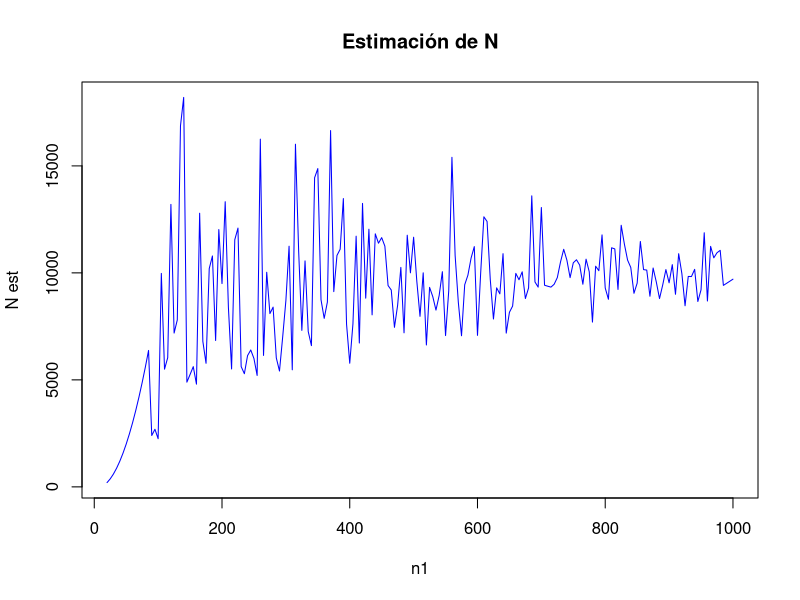
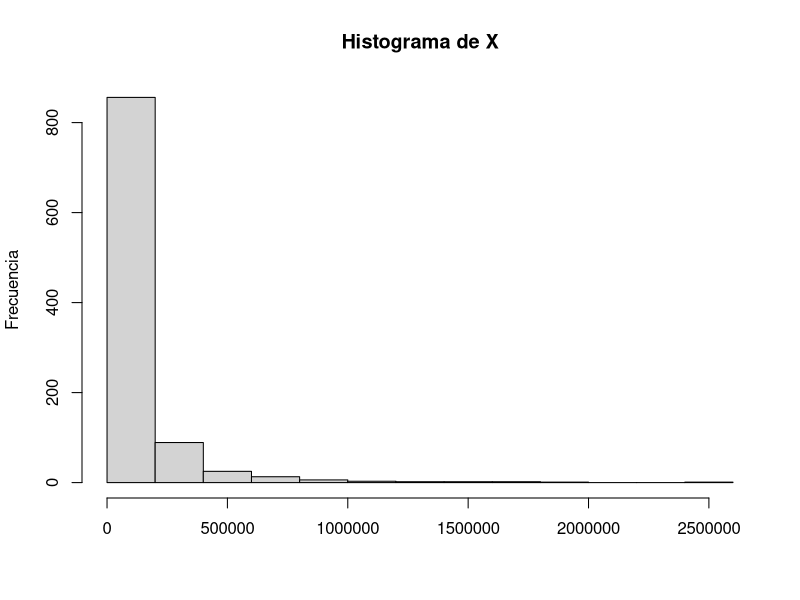
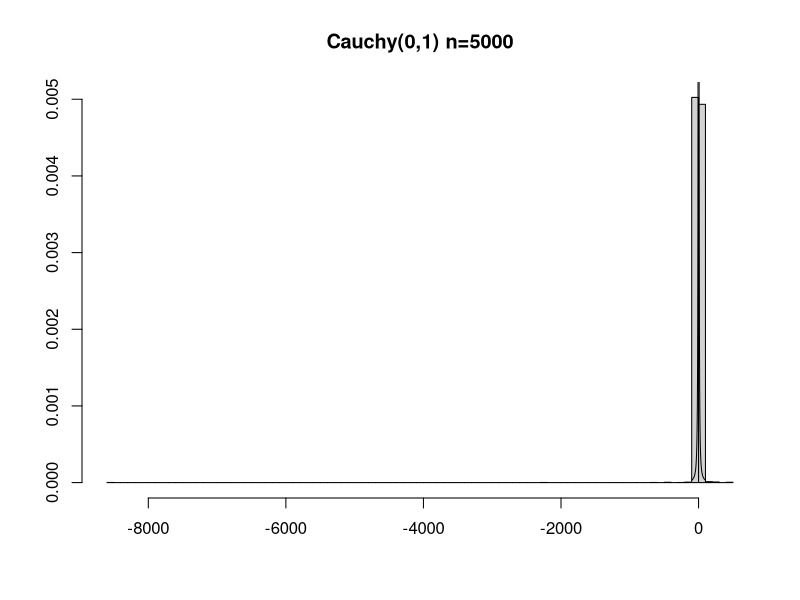
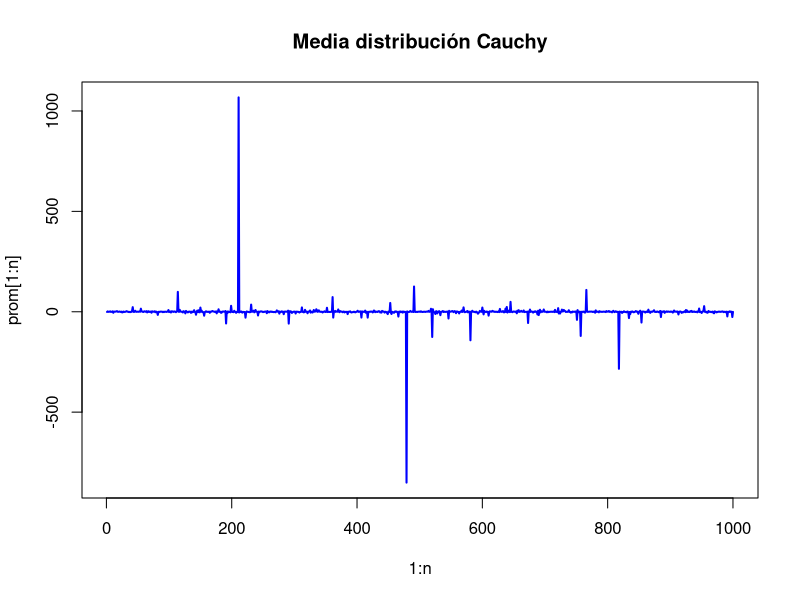
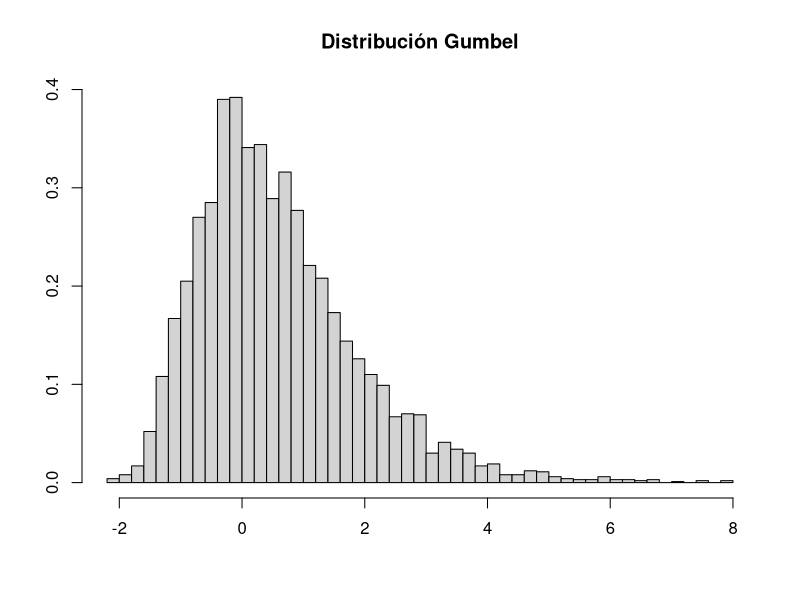
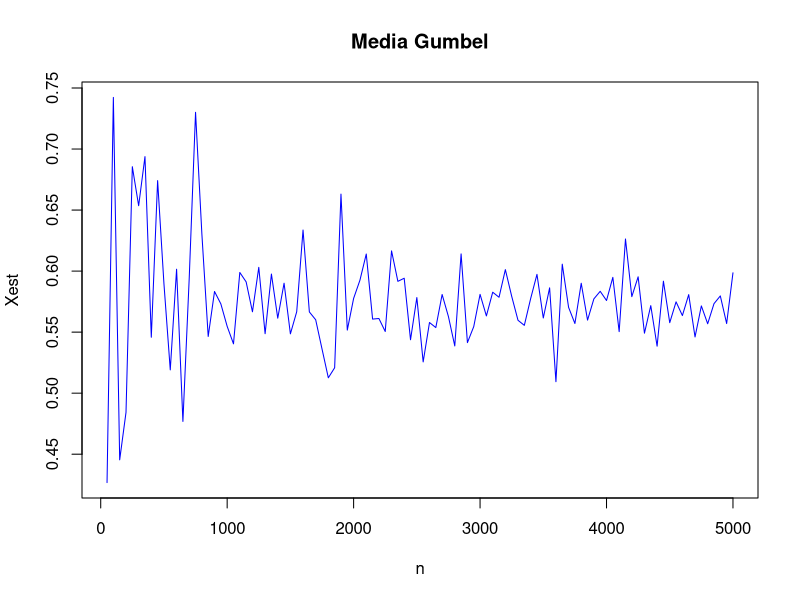
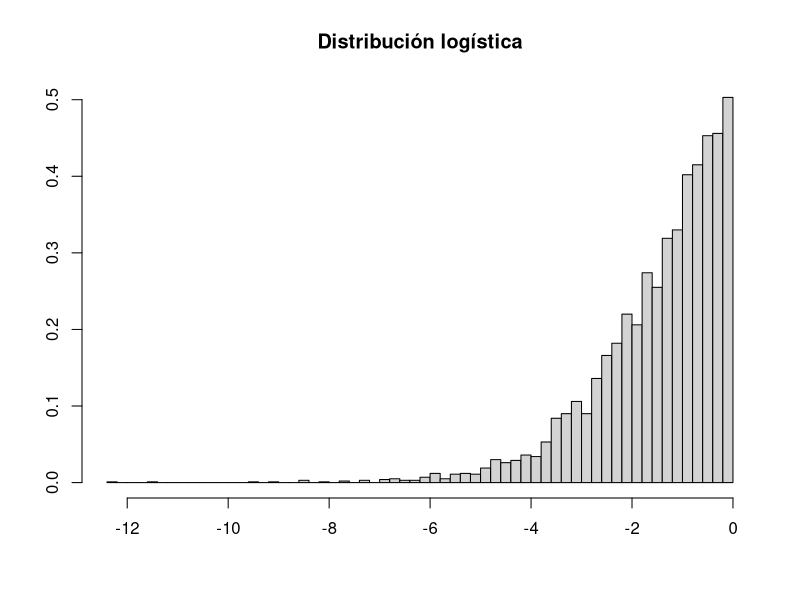
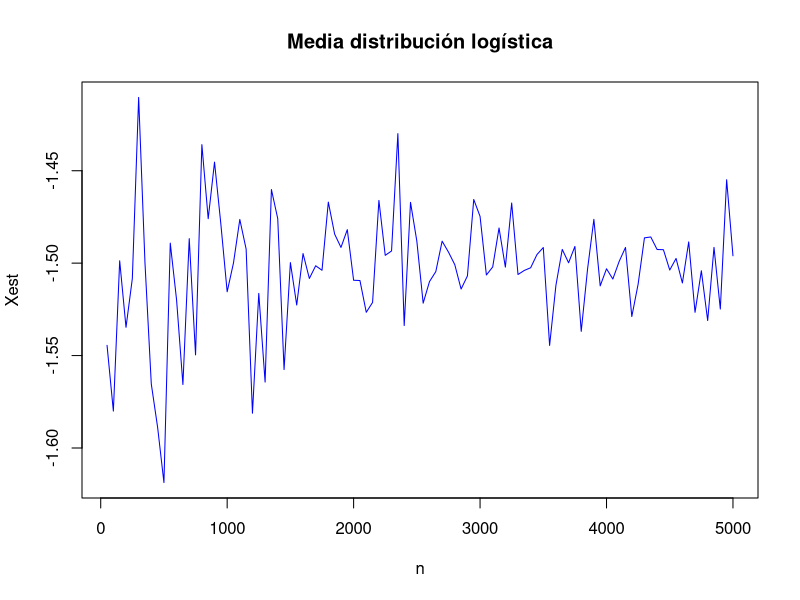

Source code (R) for these figures, in order:
## ---- chunk 1
knitr::opts_chunk$set(echo = TRUE)
## ---- chunk 2
Simulacion_Peces<-function(N,n1,n2){ #Función para simular el proceso de obtener la primera y segunda muestra
  pecesM<-c(rep("M",n1))
  pecesT<-c(pecesM,c(rep("NM",N-n1)))
  muestra2<-sample(pecesT,n2)
  r<-length(subset(muestra2,muestra2=="M"))
  N_est<-(n1*n2)/(r+1) #Ojo aquí consideramos r+1 ya que como no asignamos probabilidades a la muestra, se van a dar casos en los que r=0.
  return(N_est)
}

#Supongamos N=10000, vamos a ver de qué tamaño deben ser n1 y n2 para obtener una buena estimación de N. Además supondremos que n1>n2
N<-10000
n1<-c(seq(20,1000,by=5))
n2<-c(seq(10,990,by=5))

M_est<-c()
for (i in 1:length(n1)){
  M_est[i]<-Simulacion_Peces(N,n1[[i]],n2[[i]])
}

plot(n1[1:length(n1)],M_est[1:length(n1)],type = "l",col="blue",main = "Estimación de N", xlab = "n1",ylab = "N est")
## ---- chunk 3
Pareto_Lomax<-function(a,b,n){
  u<-runif(n)
  Lomax_MA<-c()
  for (i in 1:n) {
  Lomax_MA[i]<-(b*(1-(1-u[[i]])^(1/a)))/((1-u[[i]])^(1/a))
  }
  return(Lomax_MA)
}

hist(Pareto_Lomax(2,125000,1000),main = "Histograma de X",xlab = "",ylab = "Frecuencia")
## ---- chunk 4
registro<-function(activos,prima,n_clientes,prob_reclamo){
registro_activos<-c()
registro_activos[1]<-activos 
for (i in 2:6) {
reclamos<-rbinom(n_clientes,1,prob_reclamo)
monto_reclamos<-Pareto_Lomax(5,125000,sum(reclamos))
registro_activos[i]<-registro_activos[i-1]-sum(monto_reclamos)+n_clientes*prima
if(registro_activos[i-1]<=0){ 
  registro_activos[i]<-0
  }
}
return(registro_activos)
}

activos<-10e6
prima<-5500
n_clientes<-1000
prob_reclamo<-0.1

huella<-matrix(,100,6)
for (i in 1:100) {
  huella[i,]<-registro(activos =activos, prima = prima, n_clientes = n_clientes,prob_reclamo = prob_reclamo)
}

colnames(huella)<-c("z(0)","z(1)","z(2)","z(3)","z(4)","z(5)")
huella<-as.data.frame(huella)
head(huella)

## ---- chunk 5

registro_acc<-function(activos,prima,n_clientes,prob_reclamo){
registro_activos<-c()
registro_activos[1]<-activos 
for (i in 2:6) {
reclamos<-rbinom(n_clientes,1,prob_reclamo)
monto_reclamos<-Pareto_Lomax(5,125000,sum(reclamos))
if(registro_activos[i-1]<=0){
  registro_activos[i:6]<-0
}
else if(registro_activos[i-1]>1000000){
registro_activos[i]<-registro_activos[i-1]-(10e6)-sum(monto_reclamos)+n_clientes*prima
}
else{registro_activos[i]<-registro_activos[i-1]-sum(monto_reclamos)+n_clientes*prima
}
}
return(registro_activos)
}

activos<-10e6
prima<-5500
n_clientes<-1000
prob_reclamo<-0.1

huella<-matrix(,100,6)
for (i in 1:100) {
  huella[i,]<-registro_acc(activos =activos, prima = prima, n_clientes = n_clientes,prob_reclamo = prob_reclamo)
}

colnames(huella)<-c("z(0)","z(1)","z(2)","z(3)","z(4)","z(5)")
huella<-as.data.frame(huella)
head(huella)
## ---- chunk 6
cauchy<-function(gamma,beta,n){
u<-runif(n)
u<-tan(pi*u)*beta+gamma
return(u)
}
x<-1:100
hist(cauchy(0,1,5000),probability=T,breaks=100,main = "Cauchy(0,1) n=5000",ylab = "",xlab = "")
curve(dcauchy(x),add=T,from=-100,to=100)

U<- numeric(1000)
n<-1000
prom<-numeric(n)
y<-c()
for (i in 1:n) {
  u<-runif(1000)
  x<-tan(pi*(u-0.5))
  prom[i]<-mean(x)
}
plot(1:n,prom[1:n],type="l",lwd=2,col="blue",main = "Media distribución Cauchy")



## ---- chunk 7
gumbel<-function(gamma,beta,n){
unif<-runif(n)
unif<--beta*log(-log(unif))+gamma
return(unif)
}
hist(gumbel(0,1,5000),probability =T,breaks=60,xlab = "",ylab="",main = "Distribución Gumbel")

n_s<-c(seq(50,5000,by=50))
X_est<-c()
for (i in 1:length(n_s)) {
  X_est[i]<-sum(gumbel(0,1,n_s[i]))/n_s[i]
}

plot(n_s[1:length(n_s)],X_est[1:length(n_s)],type = "l",col="blue", xlab = "n",ylab = "Xest",main="Media Gumbel")

## ---- chunk 8
Dist_logistica<-function(n,g,b){
u<-runif(n)
x<-g+b*(log(u)-1+u)
return(x)
}

hist(Dist_logistica(5000,0,1),probability =T,breaks=60,main = "Distribución logística",xlab = "",ylab = "")

n_s<-c(seq(50,5000,by=50))
X_est<-c()
for (i in 1:length(n_s)) {
  X_est[i]<-sum(Dist_logistica(n_s[i],0,1))/n_s[i]
}

plot(n_s[1:length(n_s)],X_est[1:length(n_s)],type = "l",col="blue", xlab = "n",ylab = "Xest",main="Media distribución logística")



## ---- chunk 9
S_pareto<-function(n,c,alfa){
  u<-runif(n)
  x<-c/(1-u)^(1/alfa)
  return(x)
}

hist(S_pareto(5000,1,2),probability =T,breaks=60,main = "Distribución Pareto",xlab = "",ylab = "")


n_s<-c(seq(50,5000,by=50))
X_est<-c()
for (i in 1:length(n_s)) {
  X_est[i]<-sum(S_pareto(n_s[i],1,2))/n_s[i]
}

plot(n_s[1:length(n_s)],X_est[1:length(n_s)],type = "l",col="blue", xlab = "n",ylab = "Xest", main="Media distribución Pareto")
## ---- chunk 10
ind<-function(x,a,b){
ifelse(x<=b & x>= a,1,0)
}

f1<-function(x){
(3*(x^2)/2)*ind(x,-1,1)
}

F1<-function(x){
ifelse(x<=-1,0,ifelse(x<=1,0.5*(x^3+1),1))
}

x<-seq(-1.5,1.5,length=200)
par(mfrow=c(1,2))
plot(x,f1(x),type="l",main="f1(x)")
plot(x,F1(x),type = "l",main = "F1(x)")
## ---- chunk 11
f2<-function(x,a=0.25){
ind(x,-1,1)*(ind(x,0,a)*(x/(a*(1-a)))+ind(x,a,1-a)/(1-a)+ind(x,1-a,1)*((1-x)/(a*(1-a))))
}

F2<-function(x,a=0.25){
ind(x,0,a*x^2/(2*a*(1-a))+(x-a/2)/(1-a)*ind(x,a,1-a)+((1-3*a/2)/(1-a)+(x*(1-x/2)-(1-a)*(1+a)/2)/(a*(1-a)))*ind(x,1-a,1)+ind(x,1,100))
}

par(mfrow=c(1,2))
x<-seq(-1.1,1.1,length=200)
plot(x,f2(x),type="l",main="f2(x)")
plot(x,F2(x),type="l",main="F2(x)")

## ---- chunk 12
x <-sample(1:100,size=1000,replace=T,prob=c(seq(1:100)*(2/10100)))
x[1:50]
hist(x,main = "Histograma distribución discreta",ylab = "")
## ---- chunk 13
s_Binom<-function(n,t,p){ 
  esp_muestral<-c(0,1)
  muestra_Binom<-c()
  for (i in 1:n) {
  muestra_Binom[i]<-sum(sample(esp_muestral,t,replace = TRUE,prob = c(p,1-p)))
  }
  return(muestra_Binom)
}
## ---- chunk 14
ptm <- proc.time()
prueba1<-s_Binom(1,100000,0.4)
proc.time()-ptm

## ---- chunk 15
ptm<-proc.time()
prueba2<-rbinom(1,100000,0.4)
proc.time()-ptm
## ---- chunk 16
lambdat<-function(t){
x<-paste("","{",0,"<=t & t<",1,"}",sep="")
for(i in seq(2,100,2)){
x<-paste(x,paste("","{",i,"<=t & t <",1+i,"}",sep=""),sep="|")
}
return(ifelse(eval(parse(text=0)),3,5))
}
poissonnohomogeneo<-function(lambdat,n,pic=T){
	lambda<-5
	TT<-rexp(n,lambda)
	s<-cumsum(TT)
	u<-runif(n)
	ss<-s[u<=lambdat(s)/lambda]
	Ns<-1:length(ss)
	if(pic==T){
	plot(ss,Ns,type="s",xlab="",ylab="N(t)",main="Proceso Poisson no homogéneo")
	return(list(ss,cuenta=Ns))
}
}
poissonnohomogeneo(lambdat,510)
## ---- chunk 17
lambdat2<-function(t){sin(t)}

poissonnohomogeneo2<-function(lambdat,n,pic=T){
	lambda<-1
	TT<-rexp(n,lambda)
	s<-cumsum(TT)
	u<-runif(n)
	ss<-s[u<=lambdat(s)/lambda]
	Ns<-1:length(ss)
	if(pic==T){
	plot(ss,Ns,type="s",xlab="",ylab="N(t)",main="Proceso Poisson no homogéneo")
	return(list(ss,cuenta=Ns))
}
}
poissonnohomogeneo(lambdat,50)

## ---- chunk 18
comp_seguros<-function(n_as,p,m,de){
  n_rec<-sum(rbinom(n,1,p))
  montos_rec<-rnorm(n_rec,m,de)
  tot_rec<-sum(montos_rec)
}

registro<-replicate(10000,comp_seguros(1000,0.09245,7000,5000))
p_exceder<-length(subset(registro,registro>500000))/10000
p_exceder

## ---- chunk 19
r_normal_multi <-function(n,mu,Sigma){
d <-length(mu)
S <-svd(Sigma)
Q <- S$u %*%diag(sqrt(S$d)) %*%t(S$v)
Z <-matrix(rnorm(n*d),nrow=n, ncol=d)
X <- Z %*% Q +matrix(mu,n,d,byrow=T)
X
}

Sigma <-matrix(c(1, 0, 0,0, 0, 1, 0, 0, 0,0,1,0,0,0,0,1),byrow=T,nrow=4)
n<-1000

Y1<-r_normal_multi(n,c(0,0,0,0),Sigma = Sigma)
Y2<-r_normal_multi(n,c(2,3,4,5),Sigma = Sigma)
u <-runif(n)
k <-as.integer(u > 0.5)
Y <- k*Y1 + (1-k)*Y2

head(Y)

par(mfrow=c(2,2))

hist(Y[,1],xlab = "",ylab = "",main = "Histograma Y1",breaks = 50)
hist(Y[,2],xlab = "",ylab = "",main = "Histograma Y2",breaks = 50)
hist(Y[,3],xlab = "",ylab = "",main = "Histograma Y3",breaks = 50)
hist(Y[,4],xlab = "",ylab = "",main = "Histograma Y4",breaks = 50)

## ---- chunk 20
Wishart_1<-function(n,mu,s){
  X<-r_normal_multi(n,mu,s)
  B<-X%*%t(X)
  return(B)

}

Wishart_ma<-function(tm,n,mu,s){
  replicate(tm,Wishart_1(n,mu,s))
}

#Ejemplo
ptm<-proc.time()
Wishart_ma(4,4,c(1,1),matrix(c(1, 0, 0,1),byrow=T,nrow=2))
proc.time()-ptm
